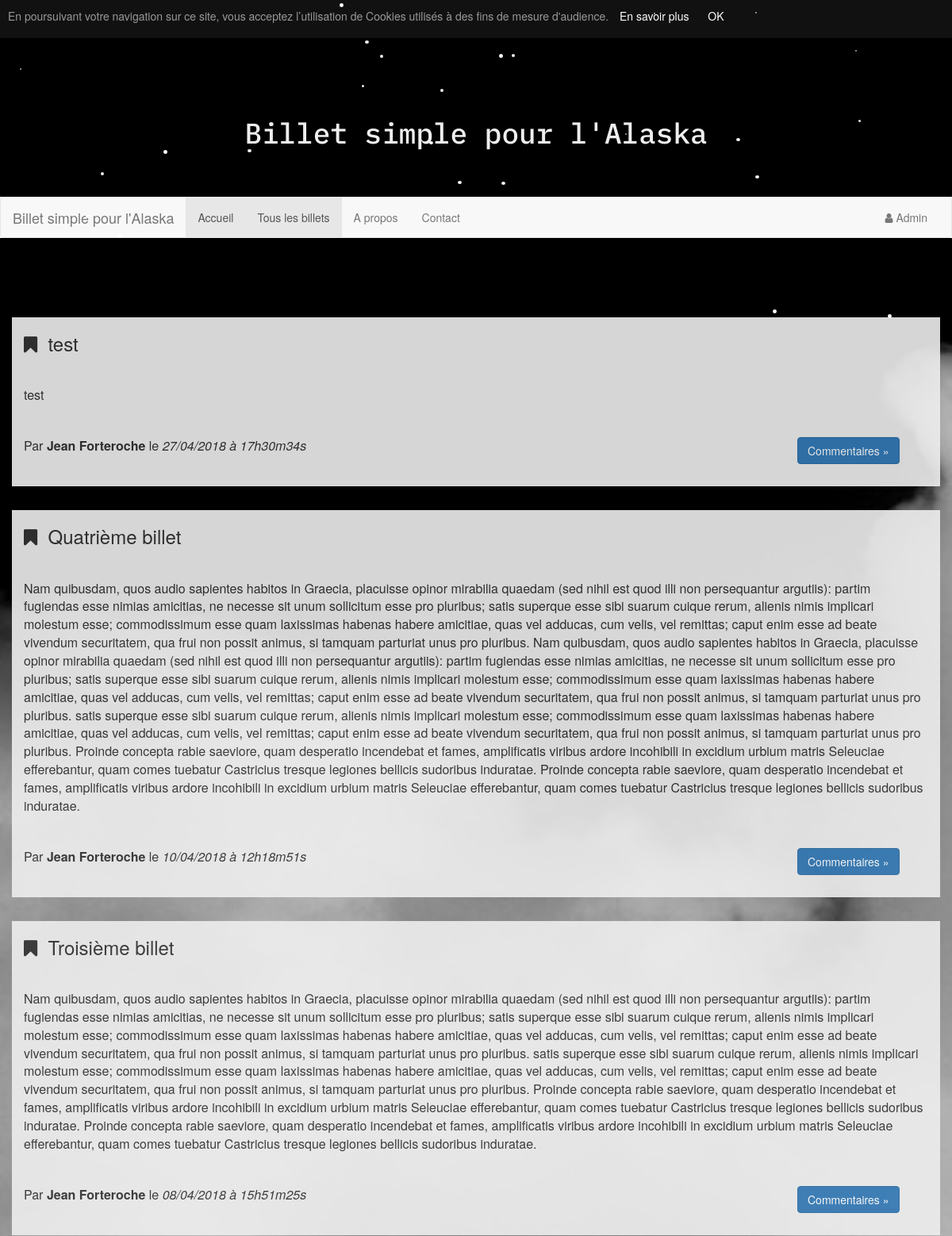
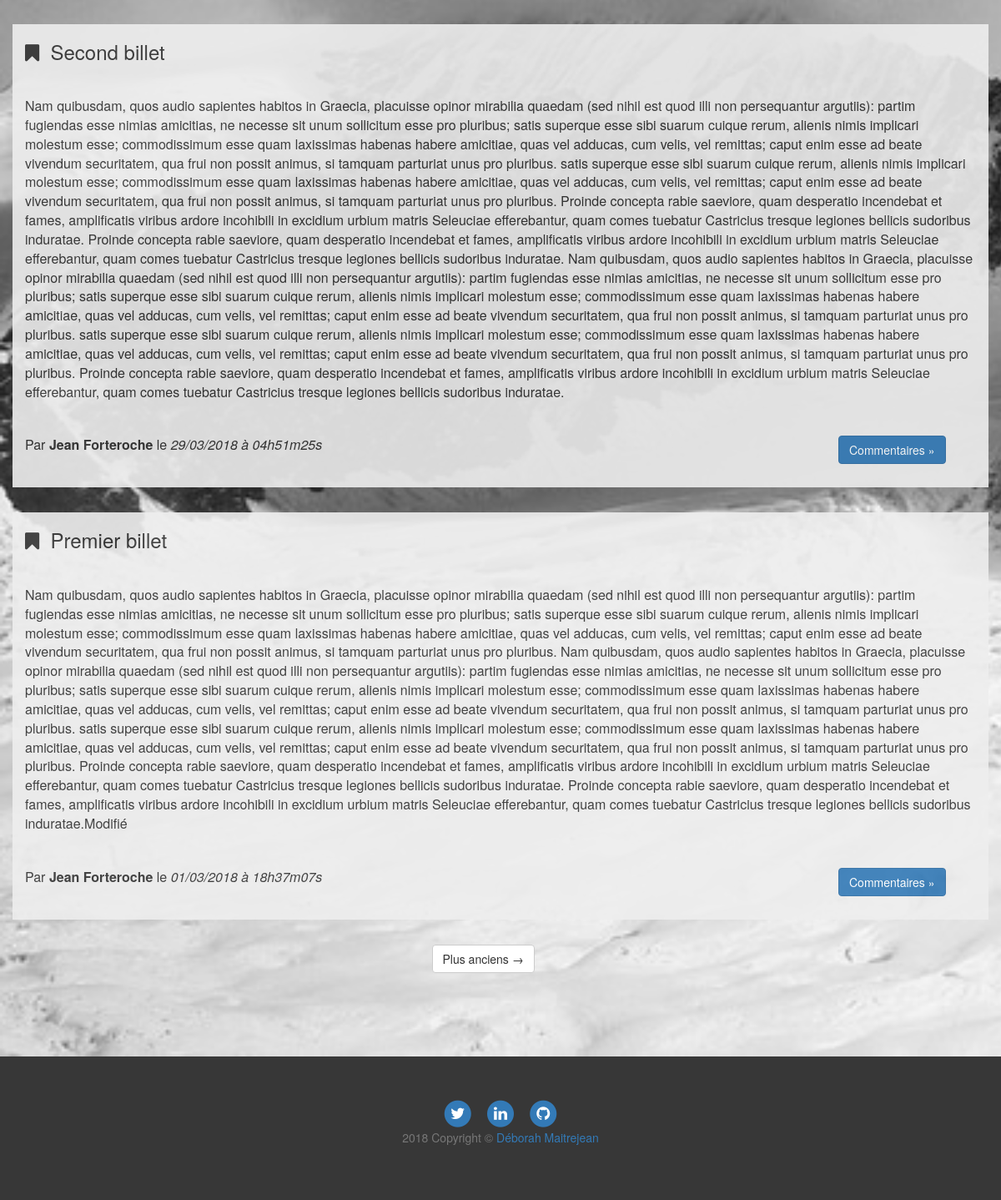
/index.php?action=allPostsView, run on an earlier commit of the app's database (2 pictures, top to bottom).
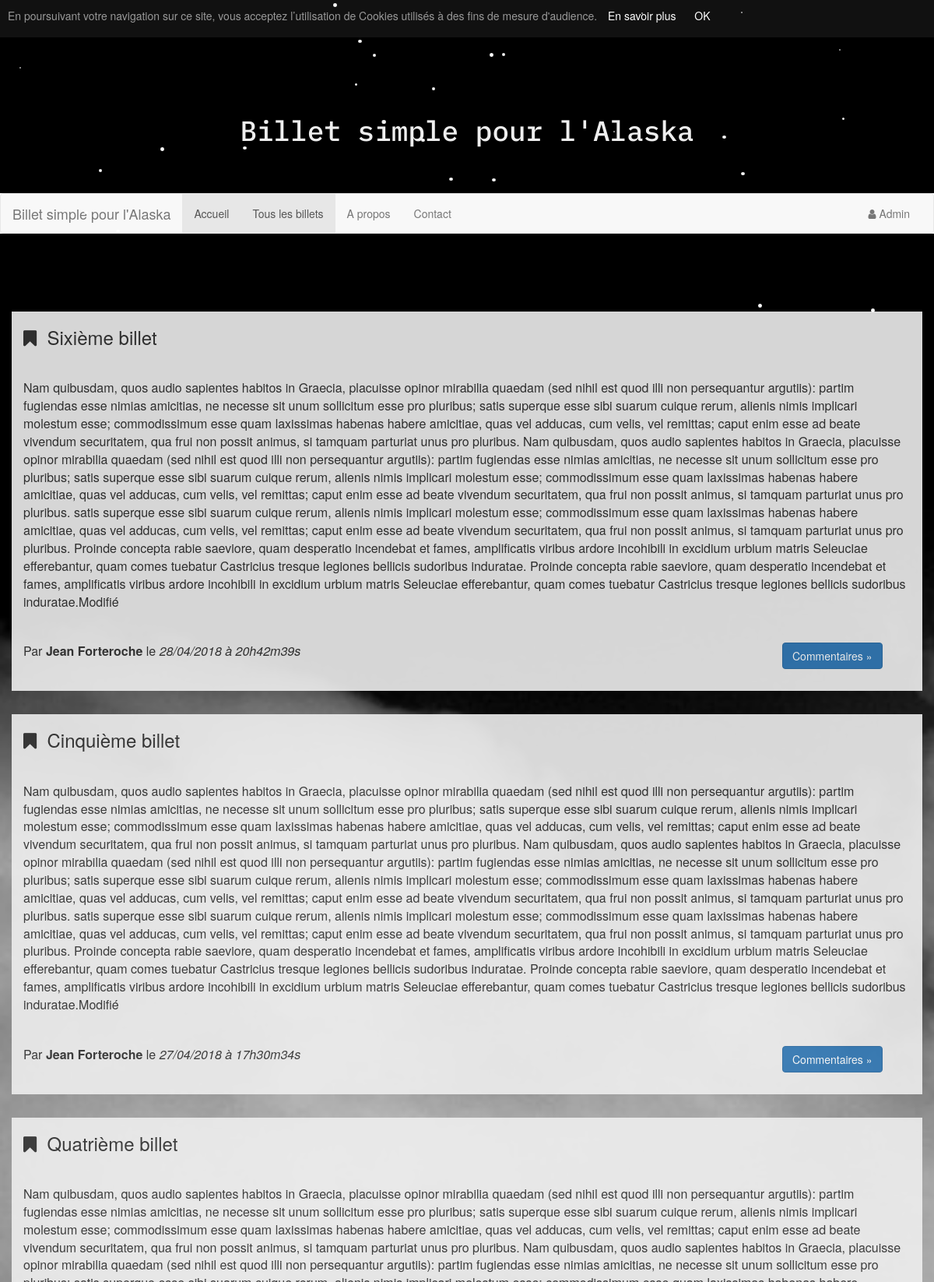
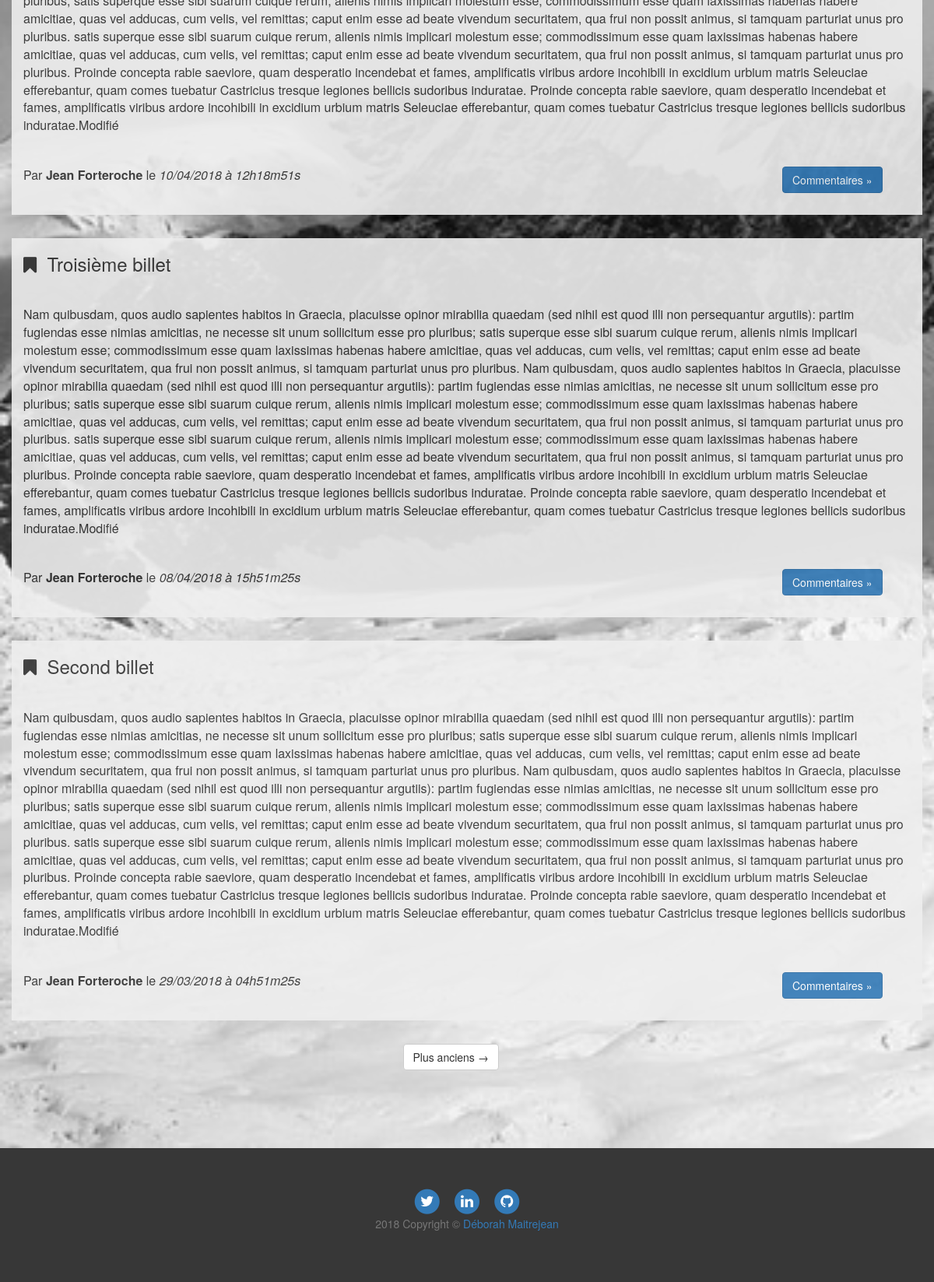
And on a later commit of the database (2 pictures, top to bottom).
### tables this page shows
CREATE TABLE `posts` (
  `id` int(11) NOT NULL,
  `author` varchar(255) NOT NULL,
  `title` varchar(255) NOT NULL,
  `content` text NOT NULL,
  `creation_date` datetime NOT NULL
);

### model/PostManager.php (called while the page is built, shortened)
<?php
class PostManager extends Manager {
    public function getPosts() {
        $db = $this->dbConnect();
        $req = $db->query('SELECT id, title, content, author, DATE_FORMAT(creation_date, \'%d/%m/%Y à %Hh%im%ss\') AS creationDate FROM posts ORDER BY creation_date DESC LIMIT 0, 5');
        $posts = array();
        while ($data = $req->fetch(\PDO::FETCH_ASSOC)){
            $post = new Posts();
            $post->hydrate($data);
            $posts[] = $post;
        }
        return $posts;
    }
}

### controller/Frontend.php (called while the page is built, shortened)
<?php
class Frontend{
    public function listPosts() {
        $postManager = new PostManager();
        $posts = $postManager->getPosts();
        require('view/frontend/allPostsView.php');
    }
}

### index.php (called while the page is built, shortened)
<?php
include_once('MyAutoload.php');
if($_GET) {
    $request = $_GET['action'];
} else {
    $request = "";
}
$router = new Router($request);
$router->renderController();

### MyAutoload.php (called while the page is built, shortened)
<?php
class MyAutoload{
    public static function autoload($class){
        $path = str_replace('\\', '/', $class);
    }
}

### entity/Posts.php (called while the page is built, shortened)
<?php
class Posts extends Table{
    private $id;
    private $author;
    private $title;
    private $content;
    private $creation_date;
    public function getId()
    {
        return $this->id;
    }
    public function setId($id)
    {
        $this->id = $id;
    }
    public function getAuthor()
    {
        return $this->author;
    }
    public function setAuthor($author)
    {
        $this->author = $author;
    }
    public function getTitle()
    {
        return $this->title;
    }
    public function setTitle($title)
    {
        $this->title = $title;
    }
    public function getContent()
    {
        return $this->content;
    }
    public function setContent($content)
    {
        $this->content = $content;
    }
    public function getCreationDate()
    {
        return $this->creation_date;
    }
    public function setCreationDate($creation_date)
    {
        $this->creation_date = $creation_date;
    }
}

### view/frontend/allPostsView.php (the view, shortened to what this page needs)
<?php foreach ($posts as $post): ?>
    <div class="row" id="post-content">
        <div class="col-lg-12">
            <h3><i class="fa fa-bookmark"></i>&nbsp;&nbsp;<?= htmlspecialchars($post->getTitle()); ?></h3>
            <hr>
            <p><?= strip_tags($post->getContent()); ?></p>
            <hr>
            <div class="row">
                <div class="col-xs-7 col-sm-8 col-md-6 col-lg-6">
                    <span>Par <strong><?= $post->getAuthor(); ?></strong></span>
                    <span>le<em> <?= $post->getCreationDate(); ?></em></span>
                </div>
                <div class="col-xs-5 col-sm-2 col-md-offset-3 col-md-3 col-lg-offset-4 col-lg-2">
                    <a href="index.php?action=post&amp;id=<?= $post->getId(); ?>" class="btn btn-primary">Commentaires &raquo;</a>
                </div>
            </div>
        </div>
    </div>
    <?php endforeach; ?>
    <div class="row" id="older-posts-btn-section">
        <div class="col-lg-offset-5 col-lg-2">
            <a class="btn btn-default" href="#">Plus anciens &rarr;</a>
        </div>
    </div>
<?php $content = ob_get_clean();  ?>
<?php require('template.php'); ?>

### classes/Router.php (shortened to what this page needs)
<?php
class Router {
    private $request;
    private $routes = [
        '' => ['controller'=>'Frontend', 'method'=>'listPostsExcerpt'],
        'allPostsView' => ['controller'=>'Frontend', 'method'=>'listPosts'],
        'about' => ['controller'=>'Frontend', 'method'=>'aboutView'],
        'contact' => ['controller'=>'Frontend', 'method'=>'contactView'],
        'adminConnexion' => ['controller'=>'Frontend', 'method'=>'adminView'],
        'listPosts' => ['controller'=>'Frontend', 'method'=>'listPosts'],
        'post' => ['controller'=>'Frontend', 'method'=>'post'],
        'addComment' => ['controller'=>'Frontend', 'method'=>'addComment'],
        'reportComment' => ['controller'=>'Frontend', 'method'=>'reportComment'],
        'adminInterfaceLogin' => ['controller'=>'Backend', 'method'=>'loginControl'],
        'adminHomeView' => ['controller'=>'Backend', 'method'=>'adminHomeView'],
        'postsManager' => ['controller'=>'Backend', 'method'=>'postsManager'],
        'newPost' => ['controller'=>'Backend', 'method'=>'newPostView'],
        'publishPost' => ['controller'=>'Backend', 'method'=>'publishPost'],
        'viewOrChangePost' => ['controller'=>'Backend', 'method'=>'viewOrChangePost'],
        'updatePost' => ['controller'=>'Backend', 'method'=>'updatePost'],
        'deletePost' => ['controller'=>'Backend', 'method'=>'deletePost'],
        'commentsModeration' => ['controller'=>'Backend', 'method'=>'commentsModeration'],
        'moderateComment' => ['controller'=>'Backend', 'method'=>'commentModeration'],
        'editComment' => ['controller'=>'Backend', 'method'=>'adminUpdateComment'],
        'deleteComment' => ['controller'=>'Backend', 'method'=>'deleteComment'],
        'logOut' => ['controller'=>'Backend', 'method'=>'logOut'],
    ];
    public function __construct($request) {
        $this->request = $request;
    }
    public function renderController(){
        $request = $this->request;
        try {
            if(key_exists($request, $this->routes)) {
                $controller = $this->routes[$request]['controller'];
                $method = $this->routes[$request]['method'];
                if ($controller == 'Frontend'){
                    $currentController = new Frontend();
                } else{
                    $currentController = new Backend();
                }
                $currentController->$method();
            } else {
                throw new Exception('Erreur 404: la page demandée n\'existe pas');
            }
        } catch(Exception $e) {
            echo 'Exception reçue : ',  $e->getMessage(), "\n";
        }
    }
}

### view/frontend/template.php (shortened to what this page needs)
<!DOCTYPE html>
<html lang="fr">
<head>
    <link href="<?= ASSETS ?>css/font-awesome/font-awesome.min.css" rel="stylesheet" type="text/css">
    <link rel="stylesheet" href="<?= ASSETS ?>css/style.css" type="text/css">
    <link rel="stylesheet" href="//maxcdn.bootstrapcdn.com/bootstrap/3.3.1/css/bootstrap.min.css">
</head>
<body class="frontend">
<header id="frontend-header">
    <div class="container-fluid">
        <h1>Billet simple pour l'Alaska</h1>
    </div>
</header>
<nav class="navbar navbar-default">
    <div class="container-fluid">
        <div class="navbar-header">
            <a class="navbar-brand" href="index.php">Billet simple pour l'Alaska</a>
        </div>
        <div id="navbar" class="navbar-collapse collapse">
            <ul class="nav navbar-nav">
                <li <?php if (stripos($_SERVER['REQUEST_URI'],'index.php') !== false) {echo 'class="active"';} ?>><a href="index.php">Accueil</a></li>
                <li <?php if (stripos($_SERVER['REQUEST_URI'],'index.php?action=allPostsView') !== false) {echo 'class="active"';} ?>><a href="index.php?action=allPostsView">Tous les billets</a></li>
                <li <?php if (stripos($_SERVER['REQUEST_URI'],'index.php?action=about') !== false) {echo 'class="active"';} ?>><a href="index.php?action=about">A propos</a></li>
                <li <?php if (stripos($_SERVER['REQUEST_URI'],'index.php?action=contact') !== false) {echo 'class="active"';} ?>><a href="index.php?action=contact">Contact</a></li>
            </ul>
            <ul class="nav navbar-nav navbar-right">
                <li <?php if (stripos($_SERVER['REQUEST_URI'],'index.php?action=adminConnexion') !== false) {echo 'class="active"';} ?>><a href="index.php?action=adminConnexion"><span class="fa fa-user"></span> Admin <span class="sr-only">(current)</span></a></li>
            </ul>
        </div>
    </div>
</nav>
<div class="frontend-container">
    <div class="container" id="top">
        <?= $content ?>
    </div>
</div>
<div class="container-fluid">
    <div class="row">
        <div class="col-lg-8 col-md-10 mx-auto" id="footer">
            <footer>
                <ul class="list-inline text-center">
                    <li class="list-inline-item">
                        <a href="https://twitter.com/D_Maitrejean" target="_blank">
                            <span class="fa-stack fa-lg">
                                <i class="fa fa-circle fa-stack-2x"></i>
                                <i class="fa fa-twitter fa-stack-1x fa-inverse"></i>
                            </span>
                        </a>
                    </li>
                    <li class="list-inline-item">
                        <a href="https://www.linkedin.com/in/d%C3%A9borah-maitrejean" target="_blank">
                            <span class="fa-stack fa-lg">
                                <i class="fa fa-circle fa-stack-2x"></i>
                                <i class="fa fa-linkedin fa-stack-1x fa-inverse"></i>
                            </span>
                        </a>
                    </li>
                    <li class="list-inline-item">
                        <a href="https://github.com/deborah-maitrejean" target="_blank">
                            <span class="fa-stack fa-lg">
                                <i class="fa fa-circle fa-stack-2x"></i>
                                <i class="fa fa-github fa-stack-1x fa-inverse"></i>
                            </span>
                        </a>
                    </li>
                </ul>
                <p class="copyright text-muted">2018 Copyright &copy; <a href="https://deborah-maitrejean.com" target="_blank">Déborah Maitrejean</a></p>
            </footer>
        </div>
    </div>
</div>
</body>
</html>

### assets/css/style.css (style rules this page uses)
body { overflow-x: hidden; }
.container, .container-fluid, .row { overflow: hidden; }
.fa { font-family: 'FontAwesome'; }
.frontend-container { background-image: url("../img/background/denali.jpg"); background-size: cover; background-repeat: no-repeat; padding-top: 100px; padding-bottom: 50px; min-height: 787px; }
.frontend .navbar-default { margin-bottom: 0 !important; }
#frontend-header { background-color: #000; color: #eee; height: 200px; }
#frontend-header h1 { font-family: 'IBM Plex Mono', monospace, Arial; text-align: center; line-height: 200px; }
#older-posts-btn-section { margin-bottom: 50px; }
#post-excerpt, #about-view, #post-content, #comment-view-form, #post-view { padding-bottom: 28px; }
#post-excerpt, #comment-form, #post-view, #about-view, #post-content, #comment-view-form, #comment-view { background-color: #eee; opacity: 0.9; font-size: 16px; }
#post-view, #comment-form, #post-content, #comment-view { margin-bottom: 30px; }
#post-content span, #post-excerpt span { display: inline-block; }
#footer { background-color: #373737; width: 100%; padding: 50px 0 65px; bottom: 0; }
footer a { text-decoration: none; }
footer .list-inline { margin: 0; padding: 0; }
footer .copyright { font-size: 14px; margin-bottom: 0; text-align: center; }

What changed in the data, as far as the page shows it:
removed posts: title "test", content "test", author "Jean Forteroche", CreationDate "27/04/2018 à 17h30m34s"
no longer on this page (row unchanged): posts: title "Premier billet", content "Nam quibusdam, quos audio sapientes habitos in Graecia, placuisse opinor mirabilia quaedam (sed nihil est quod illi non persequantur argutiis): partim fugiendas esse nimias amicitias, ne necesse sit unum sollicitum esse pro pluribus; satis superque esse sibi suarum cuique rerum, alienis nimis implicari molestum esse; commodissimum esse quam laxissimas habenas habere amicitiae, quas vel adducas, cum velis, vel remittas; caput enim esse ad beate vivendum securitatem, qua frui non possit animus, si tamquam parturiat unus pro pluribus. Nam quibusdam, quos audio sapientes habitos in Graecia, placuisse opinor mirabilia quaedam (sed nihil est quod illi non persequantur argutiis): partim fugiendas…", author "Jean Forteroche", CreationDate "01/03/2018 à 18h37m07s"
added posts: title "Sixième billet", content "Nam quibusdam, quos audio sapientes habitos in Graecia, placuisse opinor mirabilia quaedam (sed nihil est quod illi non persequantur argutiis): partim fugiendas esse nimias amicitias, ne necesse sit unum sollicitum esse pro pluribus; satis superque esse sibi suarum cuique rerum, alienis nimis implicari molestum esse; commodissimum esse quam laxissimas habenas habere amicitiae, quas vel adducas, cum velis, vel remittas; caput enim esse ad beate vivendum securitatem, qua frui non possit animus, si tamquam parturiat unus pro pluribus. Nam quibusdam, quos audio sapientes habitos in Graecia, placuisse opinor mirabilia quaedam (sed nihil est quod illi non persequantur argutiis): partim fugiendas…", author "Jean Forteroche", CreationDate "28/04/2018 à 20h42m39s"
added posts: title "Cinquième billet", content "Nam quibusdam, quos audio sapientes habitos in Graecia, placuisse opinor mirabilia quaedam (sed nihil est quod illi non persequantur argutiis): partim fugiendas esse nimias amicitias, ne necesse sit unum sollicitum esse pro pluribus; satis superque esse sibi suarum cuique rerum, alienis nimis implicari molestum esse; commodissimum esse quam laxissimas habenas habere amicitiae, quas vel adducas, cum velis, vel remittas; caput enim esse ad beate vivendum securitatem, qua frui non possit animus, si tamquam parturiat unus pro pluribus. Nam quibusdam, quos audio sapientes habitos in Graecia, placuisse opinor mirabilia quaedam (sed nihil est quod illi non persequantur argutiis): partim fugiendas…", author "Jean Forteroche", CreationDate "27/04/2018 à 17h30m34s"
changed posts "Quatrième billet": content "…tresque legiones bellicis sudoribus induratae." → "…tresque legiones bellicis sudoribus induratae.Modifié"
changed posts "Troisième billet": content "…parturiat unus pro pluribus. satis superque esse sibi suarum cuique rerum, alienis nimis implicari molestum esse; commodissimum esse quam laxissimas habenas habere amicitiae, quas vel adducas, cum velis, vel remittas; caput enim esse ad beate vivendum securitatem, qua frui non possit animus, si tamquam parturiat unus pro pluribus. Proinde concepta rabie saeviore, quam desperatio incendebat et fames, amplificatis viribus ardore incohibili in excidium urbium matris Seleuciae efferebantur, quam comes tuebatur Castricius tresque legiones bellicis sudoribus induratae. Proinde concepta rabie saeviore, quam desperatio incendebat et fames, amplificatis viribus ardore incohibili in excidium urbium…" → "…parturiat unus pro pluribus. Nam quibusdam, quos audio sapientes habitos in Graecia, placuisse opinor mirabilia quaedam (sed nihil est quod illi non persequantur argutiis): partim fugiendas esse nimias amicitias, ne necesse sit unum sollicitum esse pro pluribus; satis superque esse sibi suarum cuique rerum, alienis nimis implicari molestum esse; commodissimum esse quam laxissimas habenas habere amicitiae, quas vel adducas, cum velis, vel remittas; caput enim esse ad beate vivendum securitatem, qua frui non possit animus, si tamquam parturiat unus pro pluribus. satis superque esse sibi suarum cuique rerum, alienis nimis implicari molestum esse; commodissimum esse quam laxissimas habenas…"
changed posts "Second billet": content "…parturiat unus pro pluribus. satis superque esse sibi suarum cuique rerum, alienis nimis implicari molestum esse; commodissimum esse quam laxissimas habenas habere amicitiae, quas vel adducas, cum velis, vel remittas; caput enim esse ad beate vivendum securitatem, qua frui non possit animus, si tamquam parturiat unus pro pluribus. Proinde concepta rabie saeviore, quam desperatio incendebat et fames, amplificatis viribus ardore incohibili in excidium urbium matris Seleuciae efferebantur, quam comes tuebatur Castricius tresque legiones bellicis sudoribus induratae. Proinde concepta rabie saeviore, quam desperatio incendebat et fames, amplificatis viribus ardore incohibili in excidium urbium…" → "…parturiat unus pro pluribus. Nam quibusdam, quos audio sapientes habitos in Graecia, placuisse opinor mirabilia quaedam (sed nihil est quod illi non persequantur argutiis): partim fugiendas esse nimias amicitias, ne necesse sit unum sollicitum esse pro pluribus; satis superque esse sibi suarum cuique rerum, alienis nimis implicari molestum esse; commodissimum esse quam laxissimas habenas habere amicitiae, quas vel adducas, cum velis, vel remittas; caput enim esse ad beate vivendum securitatem, qua frui non possit animus, si tamquam parturiat unus pro pluribus. satis superque esse sibi suarum cuique rerum, alienis nimis implicari molestum esse; commodissimum esse quam laxissimas habenas…"
